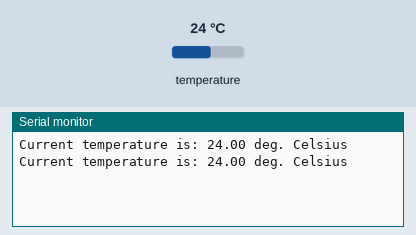
Bench run of a program on a simulated ESP8266 (Wemos D1 mini). Shown: the last lines printed to the serial monitor. The test bench sets the inputs (shaded band); at power-on: temperature 24 °C.

Above: at 4.3 s.
4.4 s: temperature set to 12 °C
At 7.4 s:
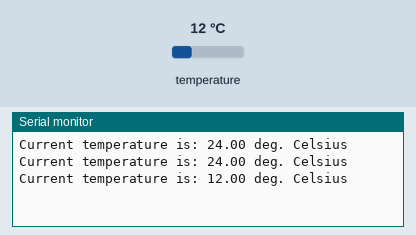
8.1 s: temperature set to 19 °C
At 9.5 s:
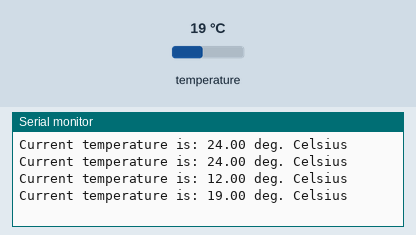
Timing chart, 0 to 11.1 s (numbered marks = the images above; inputs shaded):
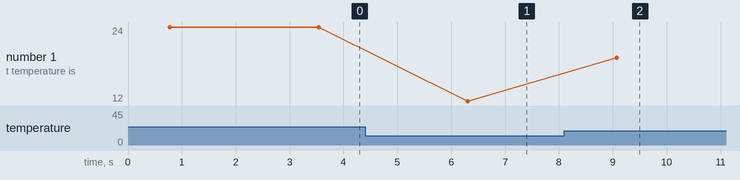

The program:

main.cpp
```cpp
// ******************************************************************
// Dallas Semiconductor DS18B20 Temperature Sensor Demo Program
// COMP-10184
// Mohawk College
// library for Arduino framework
#include <Arduino.h>
// 1-Wire sensor communication libary
#include <OneWire.h>
// DS18B20 sensor library
#include <DallasTemperature.h>
// Pin that the DS18B20 is connected to
const int oneWireBus = D3;
// Setup a oneWire instance to communicate with any OneWire devices
OneWire oneWire(oneWireBus);
// Pass our oneWire reference to Dallas Temperature sensor
DallasTemperature DS18B20(&oneWire);
void setup()
{
  // configure the USB serial monitor
  Serial.begin(115200);
  // Start the DS18B20 sensor
  DS18B20.begin();
}
void loop()
{
  float fTemp;
  // ask DS18B20 for the current temperature
  DS18B20.requestTemperatures();
  // fetch the temperature. We only have 1 sensor, so the index is 0.
  fTemp = DS18B20.getTempCByIndex(0);
  // print the temp to the USB serial monitor
  Serial.println("Current temperature is: " + String(fTemp) + " deg. Celsius");
  // wait 2s (2000ms) before doing this again
  delay(2000);
}
```

Measured:
- after the input at 4.4 s, the serial monitor: prints a new line after 1.9 s (image 1)
- after the input at 8.1 s, the serial monitor: prints a new line after 0.97 s (image 2)
- plotted number 1: 24 → 12 after the input at 4.4 s, 12 → 19 after the input at 8.1 s
